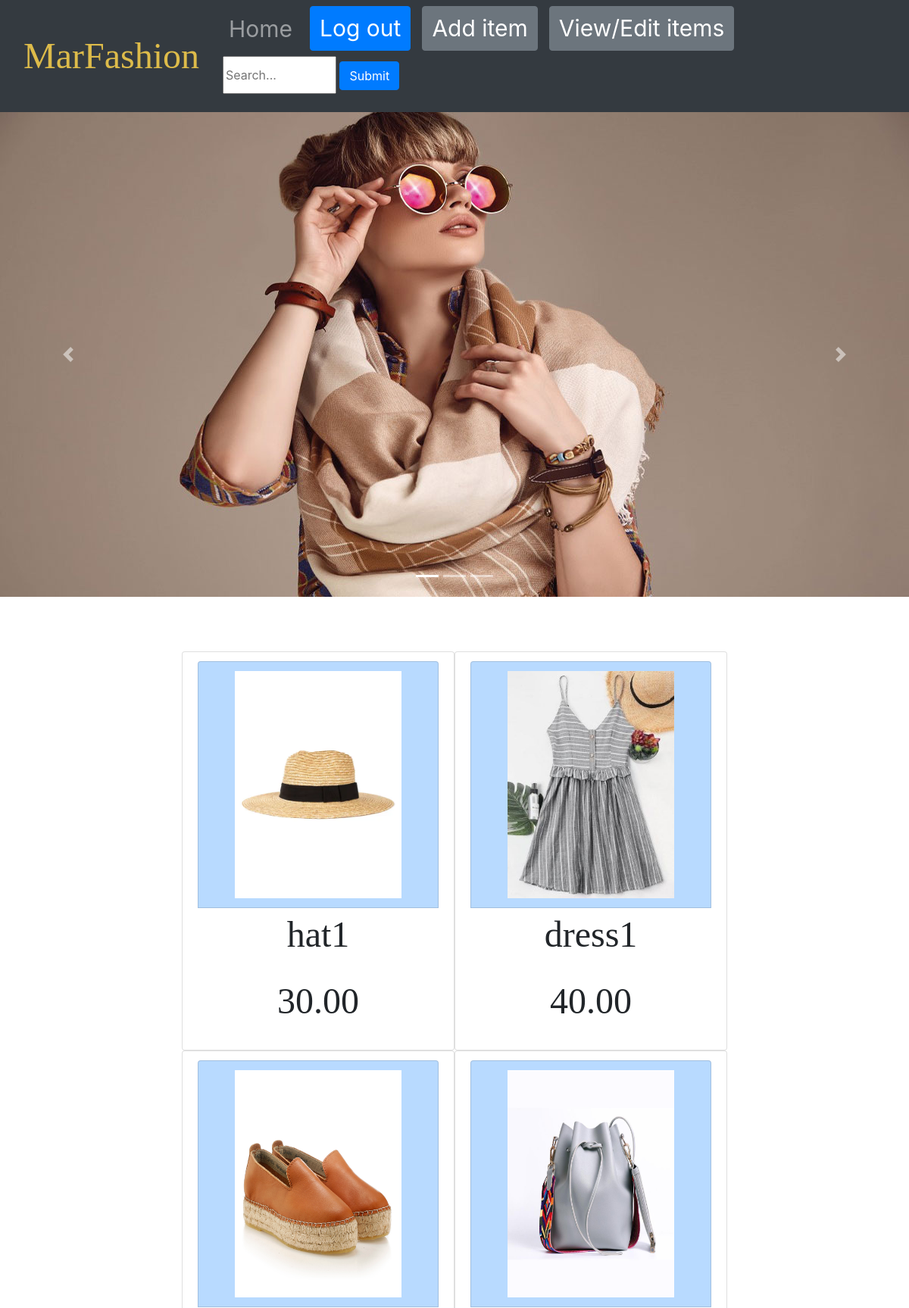
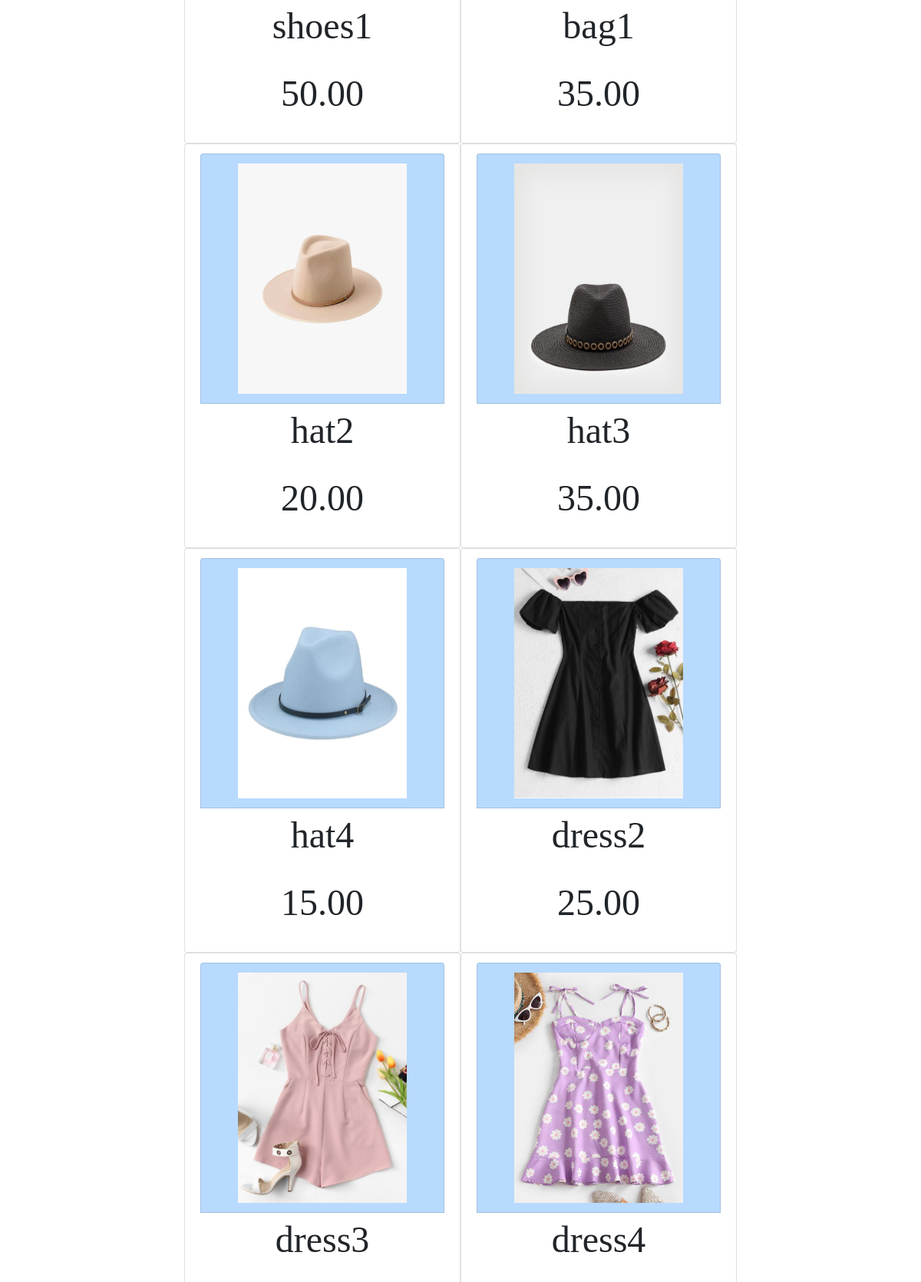
The page /list (signed in, upper part) on the database its author committed (2 pictures, top to bottom).
### home/models.py (models this page shows)
class Clothes(models.Model):
    idCloth = models.IntegerField()  # 1:hats 2:dresses 3:shoes 4:bags
    id = models.IntegerField(primary_key=True)
    type = models.CharField(max_length=50)
    price = models.DecimalField(max_digits=5, decimal_places=2)
    user = models.ForeignKey(
        User, on_delete=models.CASCADE, related_name="clothes")

### home/views.py (the view)
# urls.py: path('list', views.itemList.as_view(), name="list"),
class itemList(ListView):
    model = Clothes

### home/templates/home/clothes_list.html
{% extends 'headerFooter.html' %}
{% load static %}
{% block content %}
{% if request.user.id == 1 %}
    <br class="choices">
        <div id="page-container">
            <div id="content-wrap">
                {% for c in object_list %}
                    <div class="items">
                        <li class="list-group-item">
                        <a href = "{% url 'item.detail' c.id %}" class="list-group-item list-group-item-action list-group-item-primary">
                        <img src="\static\images\{{c.type}}.jpg" class="imageSize" height="300"></a>
                        <br>
                        <p class="catalogueTitle">{{c.type}}</p>
                        <p class="catalogueTitle">{{c.price}}</p>
                        </li>
                    </div>
                {% endfor %}
            </div>
        </div>
    <br class="choices">
{% else %}
<p class="text-capitalize font-weight-bold text-center text-info" style = "font-size:20px;">You do not have permission to this page. Please contact an administrator if required.</p>
{% endif %}
{% endblock %}

### static/css/styles.css (style rules this page uses)
body { text-align: center; height: 100%; margin: 50%; padding: 0; }
#page-container { position: relative; min-height: 100vh; }
.imageSize { display: block; margin-left: 10%; width: 80%; }
.items { margin-left: 20%; margin-right: 20%; }
.list-group-item { width: 50%; float: left; font-size: x-large; }
.catalogueTitle { font-family: 'Brush Script MT', cursive; text-align: center; font-size: 2em; }

### rows shown on the page
Clothes: type (picture), type "hat1", price "30.00"
Clothes: type (picture), type "dress1", price "40.00"
Clothes: type (picture), type "shoes1", price "50.00"
Clothes: type (picture), type "bag1", price "35.00"
Clothes: type (picture), type "hat2", price "20.00"
Clothes: type (picture), type "hat3", price "35.00"
Clothes: type (picture), type "hat4", price "15.00"
Clothes: type (picture), type "dress2", price "25.00"
Clothes: type (picture), type "dress3"
Clothes: type (picture), type "dress4"
